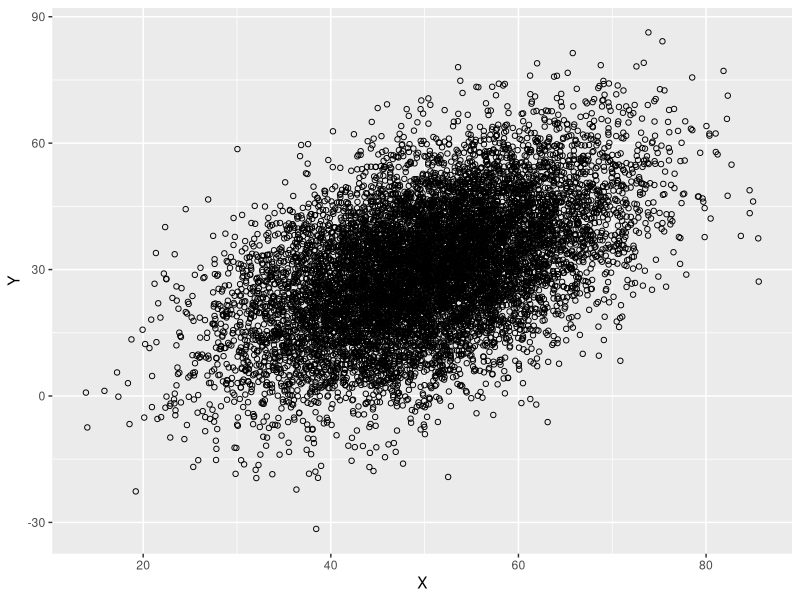
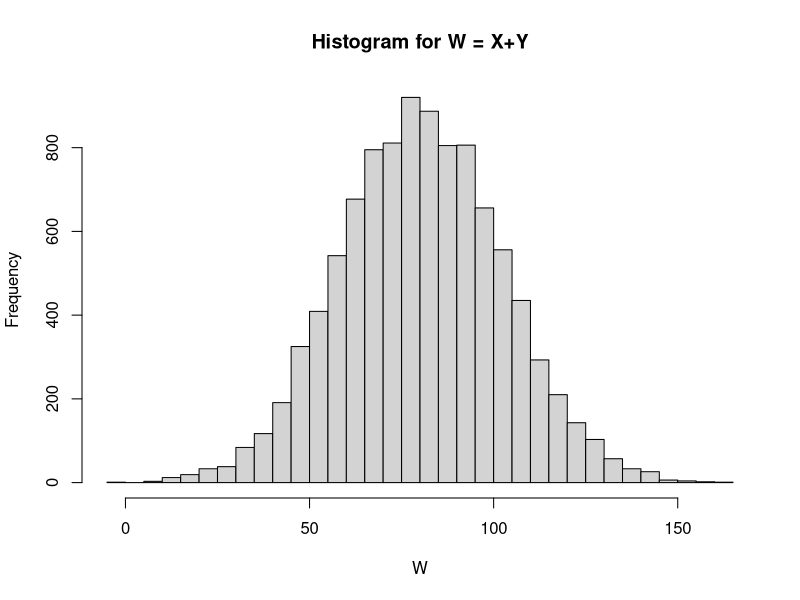
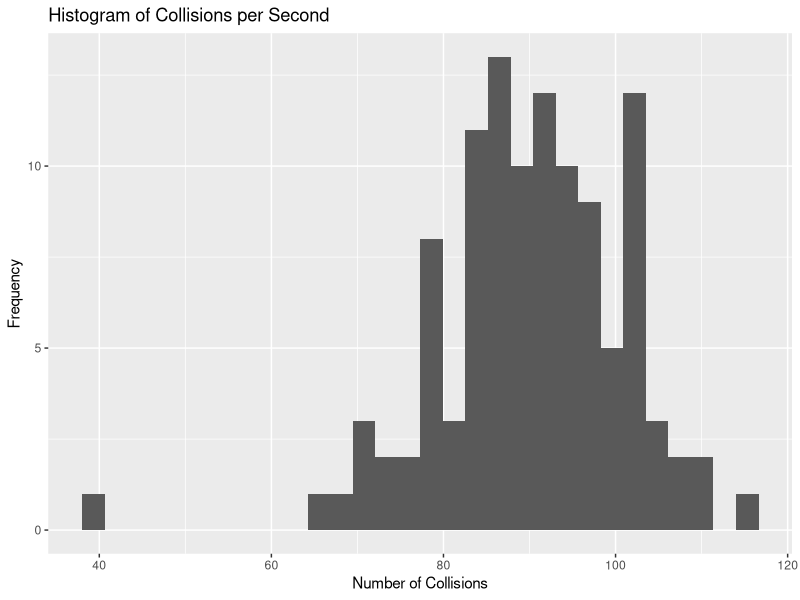
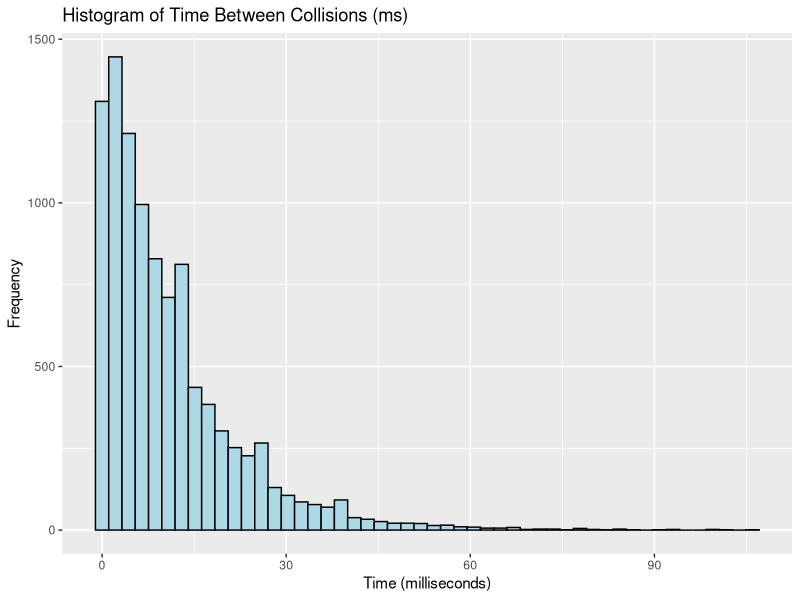

These charts were generated, in order, by the following R code:
## ---- chunk 1
knitr::opts_chunk$set(echo=T,eval=T,message=F,warning=F,fig.align='center')
library(tidyverse)
## ---- chunk 2
pnorm(7, mean = 5, sd = 2) - pnorm(4, mean=5, sd = 2)
## ---- chunk 3
qnorm(.75, mean = 5, sd = 2)
## ---- chunk 4
pgeom( 4, prob = .15)
## ---- chunk 5
1 - ppois(12, lambda = 8)
## ---- chunk 6
qpois(.95, 8, 13)
## ---- chunk 7
5 + 1/.15 + 8

4 + (1 - .15)/.15^2 + 8
## ---- chunk 8
.9^7
## ---- chunk 9
15 * .478
## ---- chunk 10
0 * .1 + 1 * .09 + 2 * .081 + 3 * .073 + 4 * .066 + 5 * .059 + 6 * .053 + 7 * .478

(0-4.694)^2*.1 + (1-4.694)^2*.09 + (2-4.694)^2*.081 + (3-4.694)^2*.073 + (4-4.694)^2*.066 + (5-4.694)^2*.059 + (6-4.694)^2*.053 + (7-4.694)^2*.478
## ---- chunk 11
.053/(.073+.066+.059+.053+.478)
## ---- chunk 12
pnorm(90, mean = 80, sd = sqrt(475)) - pnorm(60, mean = 80, sd = sqrt(475))
## ---- chunk 13
library(MASS)
mu <- c(50,30)
Sigma <- matrix(c(100,75,75,225), byrow=T, nrow=2)
XYdata <- mvrnorm(10000, mu, Sigma)
colnames(XYdata) <- c("X","Y")
XYdata <- as.data.frame(XYdata)
# un-comment the next line to plot the data
ggplot(XYdata) + geom_point(aes(x=X, y=Y), pch=1)
## ---- chunk 14
XYdata$W <- XYdata$X + XYdata$Y

mean(XYdata$W)
var(XYdata$W)

hist(XYdata$W, 
     main = "Histogram for W = X+Y", 
     xlab = "W", 
     breaks = 50, ) 
## ---- chunk 15
sum(XYdata$Y > 50 & XYdata$X > 65) / sum(XYdata$X > 65)
## ---- chunk 16
ppois(100, 3600*90)
## ---- chunk 17
pexp(0.03, rate = 90)
## ---- chunk 18
pexp(.001/1000, rate = 90)
## ---- chunk 19
collision.s <- rexp(10000, 90)
## ---- chunk 20
collision.count <- as.vector(table(floor(cumsum(collision.s))))
## ---- chunk 21
count_df <- data.frame(counts = collision.count)

# Plot the histogram using ggplot
ggplot(count_df, aes(x = counts)) +
  geom_histogram(bins = 30) +
  labs(title = "Histogram of Collisions per Second",
       x = "Number of Collisions",
       y = "Frequency")

mean(collision.count)
## ---- chunk 22
collision.ms <- round(collision.s * 1000)
ms_df <- data.frame(time_ms = collision.ms)

# Plot the histogram using ggplot
ggplot(ms_df, aes(x = time_ms)) +
  geom_histogram(bins = 50, fill="lightblue", color="black") +
  labs(title = "Histogram of Time Between Collisions (ms)",
       x = "Time (milliseconds)",
       y = "Frequency")

mean(collision.ms)
var(collision.ms)

1 / (mean(collision.ms) + 1)
## ---- chunk 23
90/1000
## ---- chunk 24
lambda_ms <- 0.09

1 - exp(-lambda_ms)
## ---- chunk 25
dpois(10, lambda = 12)
## ---- chunk 26
ppois(14, lambda = 12, lower.tail = FALSE)
## ---- chunk 27
pnorm(6, mean = 4.5, sd = 2, lower.tail = FALSE)
## ---- chunk 28
12*4.5
## ---- chunk 29
48 + (12*20.25)
